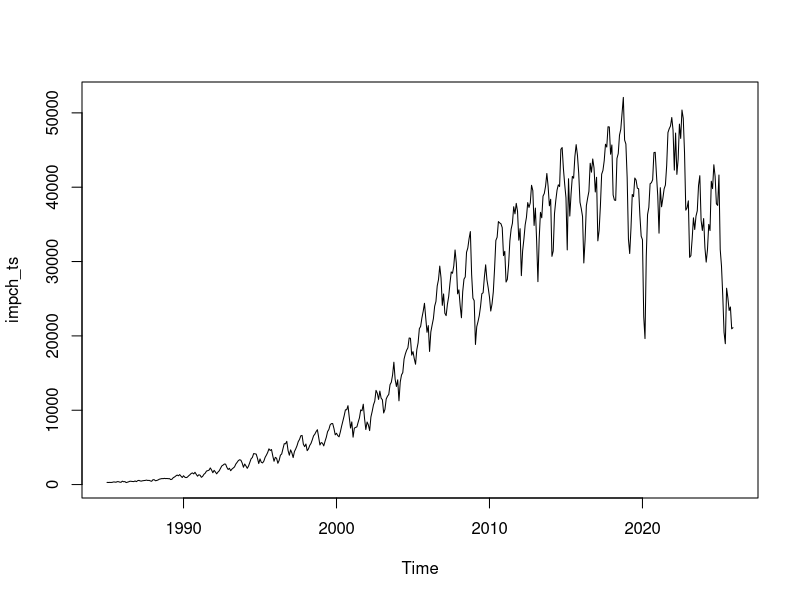

Reproduce this figure in R.
## ---- chunk 1
knitr::opts_chunk$set(echo = TRUE)
## ---- chunk 2
data <- read.csv("IMPCH.csv")
impch <- data$IMPCH

impch_ts <- ts(impch, start=c(1985,1), frequency=12)
plot(impch_ts)
## ---- chunk 3
# TODO: normalize dataset, will need to in all likelihood. Run tests for all those things
## ---- chunk 4
# Fit at least three different types of models for evaluation. We can choose one of the sliding windows to use here as well
## ---- chunk 5

